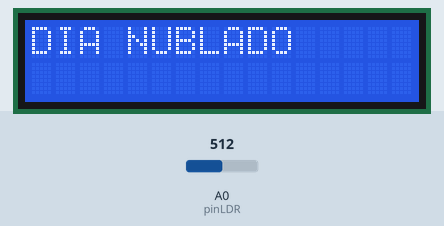
Simulated run of this sketch. Board: Arduino Uno, built with avr-gcc and run on an emulated ATmega328P. On the bench: 16×2 character LCD. The inputs (shaded band) are chosen by the test bench; at power-on: A0 (pinLDR) = 512.

Above: at 1.2 s.
1.3 s: A0 (pinLDR) set to 583
3.2 s: A0 (pinLDR) set to 614
At 4.4 s:
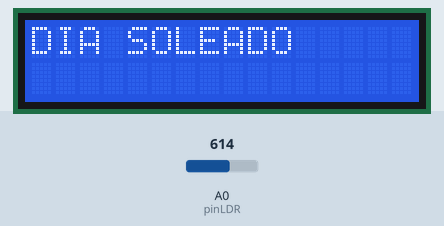
5.5 s: A0 (pinLDR) set to 590
At 7.2 s:
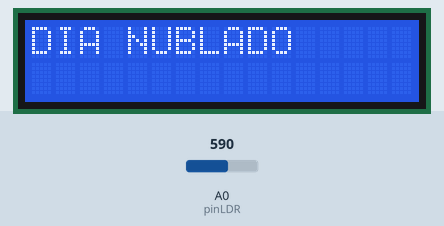
7.5 s: A0 (pinLDR) set to 610
At 8.9 s:
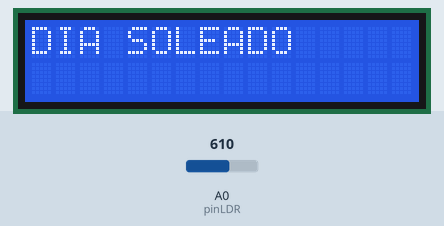
Timing chart, 0 to 10.5 s (numbered marks = the images above; inputs shaded):
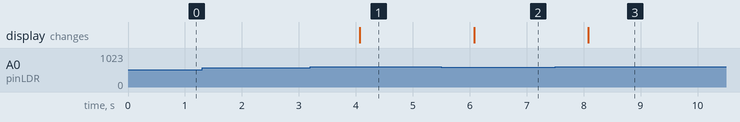

Measured:
- the behaviour switches between 600 and 601 on A0 (pinLDR) (found by bisection; images 0 and 1)
- after the input at 1.3 s, every drawn part: stays the same
- after the input at 3.2 s, the display: changes after 0.87 s (image 1)
- after the input at 5.5 s, the display: changes after 0.58 s (image 2)
- after the input at 7.5 s, the display: changes after 0.58 s (image 3)

The sketch:

detector_de_luz_con_pantalla_lcd1.ino
```cpp
#include <LiquidCrystal.h>

LiquidCrystal lcd(7,6,5,4,3,2);
const int pinLDR = A0;
String mensajeAnterior = "";

void setup() {
  lcd.begin(16,2);
  lcd.clear();
}

void loop() {
  int luz = analogRead(pinLDR);
  String mensajeActual;

  if (luz > 600) {
    mensajeActual = "DIA SOLEADO";
  } else {
    mensajeActual = "DIA NUBLADO";
  }

  if (mensajeActual != mensajeAnterior) {
    lcd.clear();
    lcd.setCursor(0,0);
    lcd.print(mensajeActual);
    mensajeAnterior = mensajeActual;
  }

  delay(1000);
}
```
